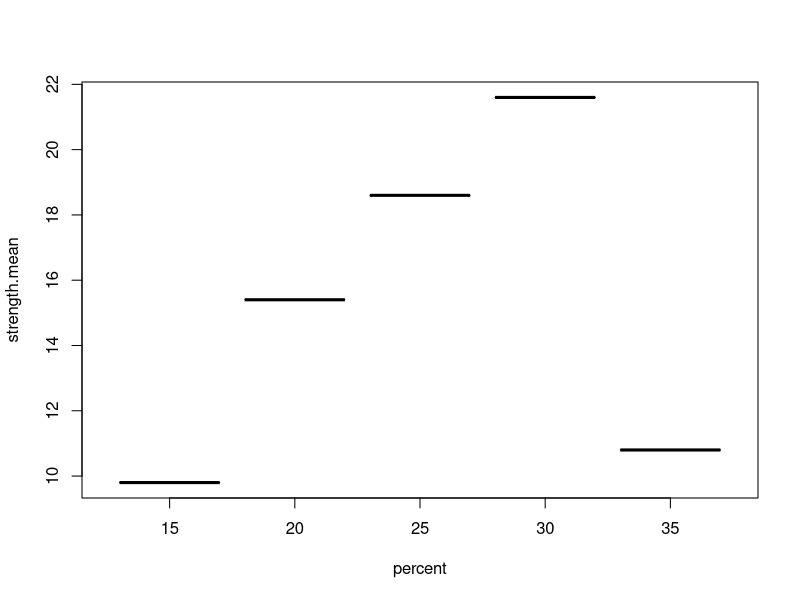
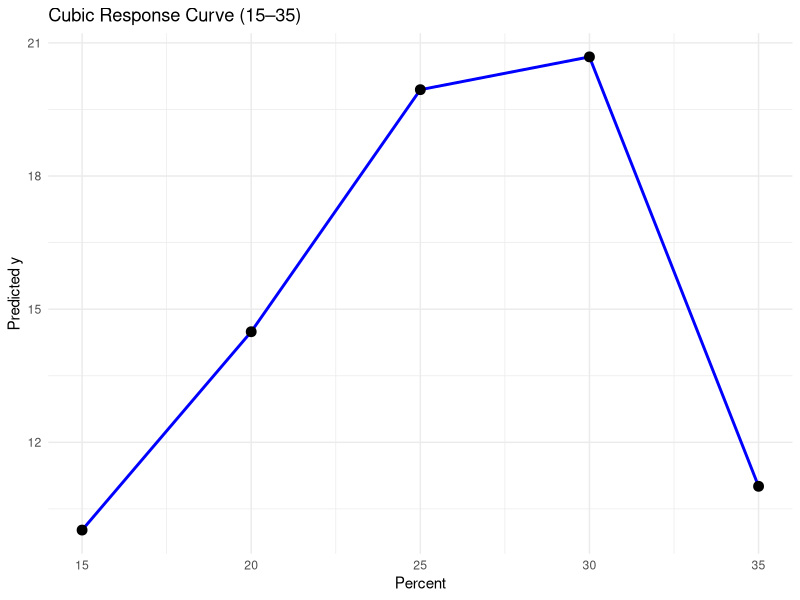
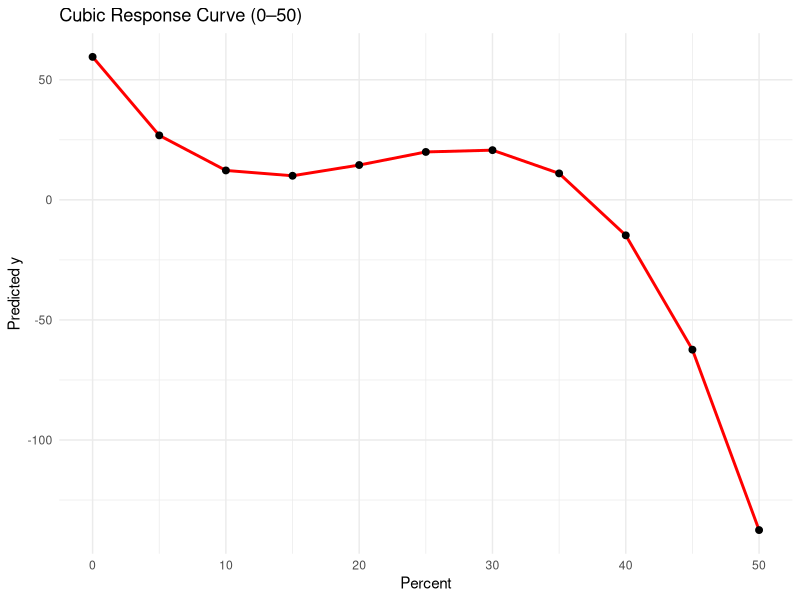
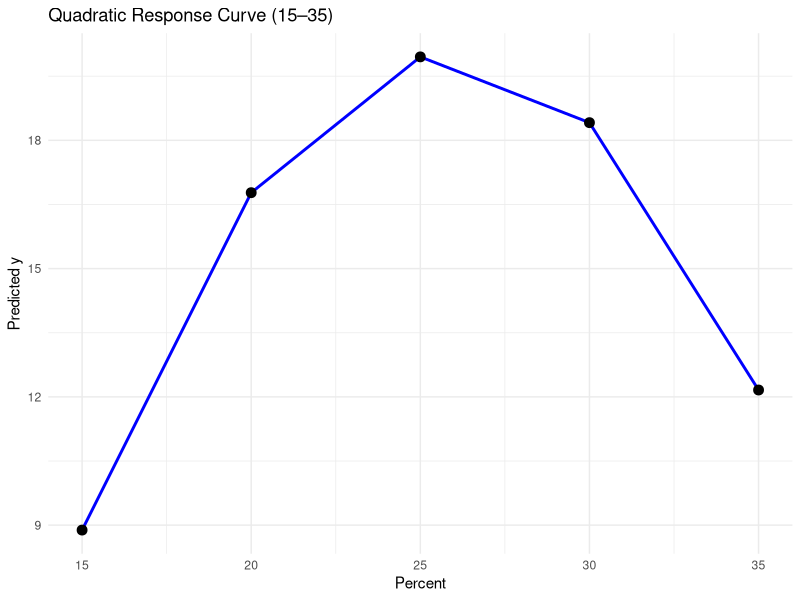
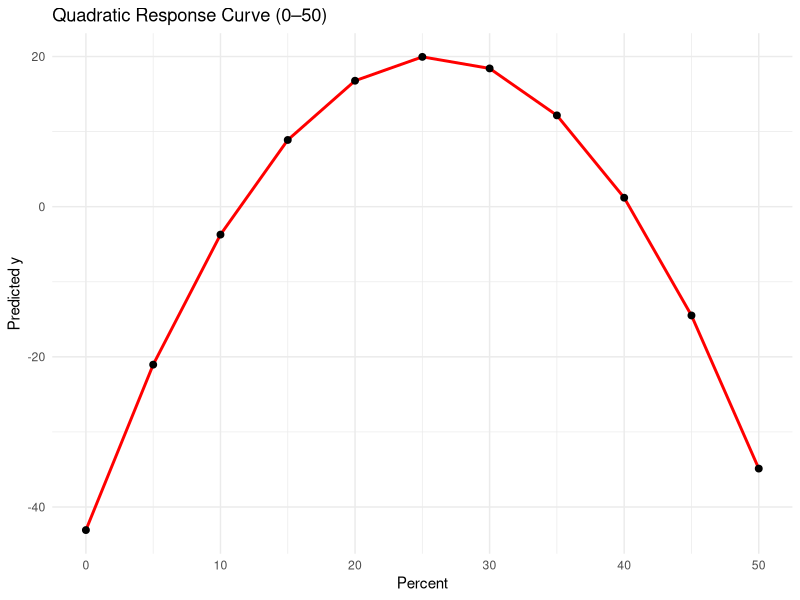
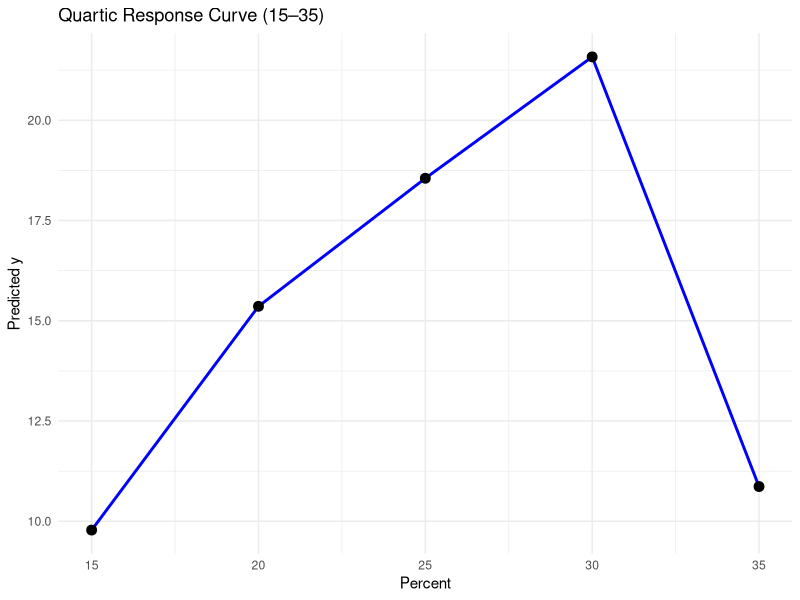

Here is the R script that generated these plots, in order:
# Load required packages
library(emmeans)
library(ggplot2)
library(dplyr)
library(car)
library(gmodels)
library(doBy)

# Step 1: Create the dataset
cotton <- data.frame(
  percent = factor(rep(c(15, 20, 25, 30, 35), each = 5)),
  strength = c(
    7, 7, 15, 11, 9,
    12, 17, 12, 18, 18,
    15, 19, 19, 21, 19,
    19, 25, 22, 19, 23,
    7, 10, 11, 15, 11
  )
)


 
  
attach(cotton)
## Statistical model 
lm.out=lm(strength ~ percent,data=cotton) 
anova(lm.out)

## Polynomial contrasts to determine which of the orders are significant

s.linear  = fit.contrast(lm.out, "percent", c(-2, -1,  0,  1,  2))
s.linear 
s.quad  = fit.contrast(lm.out, "percent", c( 2, -1, -2, -1,  2))
s.quad  
s.cubic = fit.contrast(lm.out, "percent", c(-1,  2 , 0, -2,  1))
s.cubic  
s.quartic = fit.contrast(lm.out, "percent", c( 1, -4,  6, -4,  1))
s.quartic 
## Contrast shows the cubic term is significant

means = summaryBy(strength ~ percent,data=cotton,FUN=mean) 
## Mean plots
plot(means)

means$p = as.numeric(means$percent) + 1 
means$p
reg =lm(strength.mean ~ p,data=means)
summary(reg)


# Convert factor to numeric correctly
cotton$percent <- as.numeric(as.character(cotton$percent))
quartic_model <- lm(strength ~ percent + I(percent^2) + I(percent^3)+ I(percent^4), data = cotton)
Anova(quartic_model,type = "III")
summary(quartic_model)
cubic_model <- lm(strength ~ percent + I(percent^2) + I(percent^3), data = cotton)
Anova(cubic_model, type = "III")
summary(cubic_model)

# Quadratic response equation:
# y = -39.3714 + 4.5354*percent - 0.08743*percent^2 + 0.00760 * percent^3

# Create the data to plot the response curve within the inference space of 15 to 35
ploty <- data.frame(percent = seq(15, 35, by = 5))
ploty$y <- with(ploty, 59.5257 - 8.7257 * percent + 
                  0.4757 * percent^2 - 
                  0.00760 * percent^3)

# Print the data
print(ploty)

# plot for the response curve within the inference space of 15 to 35
library(ggplot2)

#Graph using the cubic term
ggplot(ploty, aes(x = percent, y = y)) +
  geom_line(color = "blue", size = 1) +
  geom_point(size = 3) +
  labs(title = "Cubic Response Curve (15–35)", 
       x = "Percent", y = "Predicted y") +
  theme_minimal()

# Create the data plot for the response curve outside the inference space of 15 to 35
plotyw <- data.frame(percent = seq(0, 50, by = 5))
plotyw$y <- with(plotyw, 59.5257 - 8.7257 * percent + 
                   0.4757 * percent^2 - 
                   0.00760 * percent^3)

# plot for the response curve outside the inference space of 15 to 35
ggplot(plotyw, aes(x = percent, y = y)) +
  geom_line(color = "red", size = 1) +
  geom_point(size = 2) +
  labs(title = "Cubic Response Curve (0–50)", 
       x = "Percent", y = "Predicted y") +
  theme_minimal()

## Rerunning the model dropping cubic and quartic terms
quadratic_model <- lm(strength ~ percent + I(percent^2) , data = cotton)
Anova(quadratic_model, type = "III")
summary(quadratic_model)

# Create the data to plot the response curve within the inference space of 15 to 35
ploty <- data.frame(percent = seq(15, 35, by = 5))
ploty$y <- with(ploty, -43.07429 + 4.87829 * percent - 
                  0.09429 * percent^2 )

# Print the data
print(ploty)

# Graph using the quadratic term
ggplot(ploty, aes(x = percent, y = y)) +
  geom_line(color = "blue", size = 1) +
  geom_point(size = 3) +
  labs(title = "Quadratic Response Curve (15–35)", 
       x = "Percent", y = "Predicted y") +
  theme_minimal()

# Create the data plot for the response curve outside the inference space of 15 to 35
plotyw <- data.frame(percent = seq(0, 50, by = 5))
plotyw$y <- with(plotyw, -43.07429 + 4.87829 * percent - 
                   0.09429 * percent^2 )

# plot for the response curve outside the inference space of 15 to 35
ggplot(plotyw, aes(x = percent, y = y)) +
  geom_line(color = "red", size = 1) +
  geom_point(size = 2) +
  labs(title = "Quadratic Response Curve (0–50)", 
       x = "Percent", y = "Predicted y") +
  theme_minimal()

# Lastly, plotting the quartic model
ploty <- data.frame(percent = seq(15, 35, by = 5))
ploty$y <- with(ploty, -2.804e+02 + 5.128e+01 * percent - 
                  3.358e+00 * percent^2 + 
                  9.773e-02 * percent^3 - 1.053e-03 * percent^4)
# Print the data
print(ploty)

# Graph using the quadratic term
ggplot(ploty, aes(x = percent, y = y)) +
  geom_line(color = "blue", size = 1) +
  geom_point(size = 3) +
  labs(title = "Quartic Response Curve (15–35)", 
       x = "Percent", y = "Predicted y") +
  theme_minimal()
